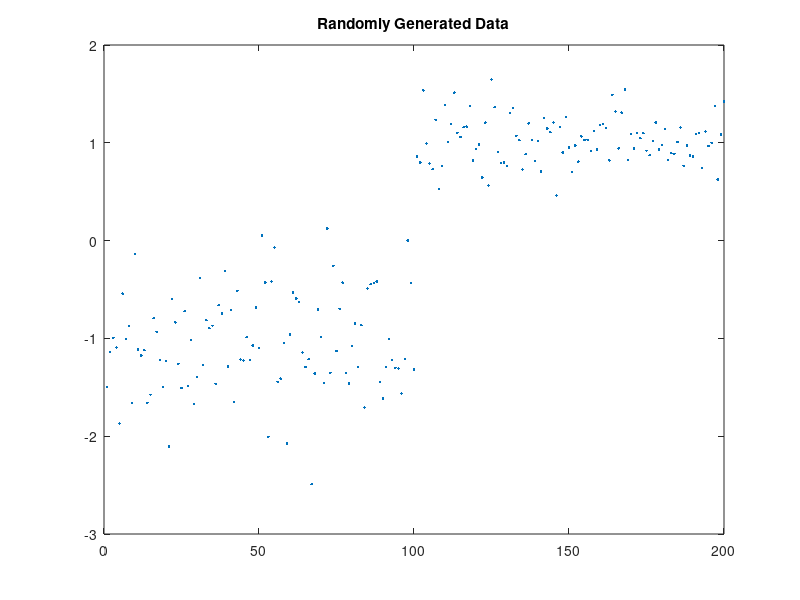
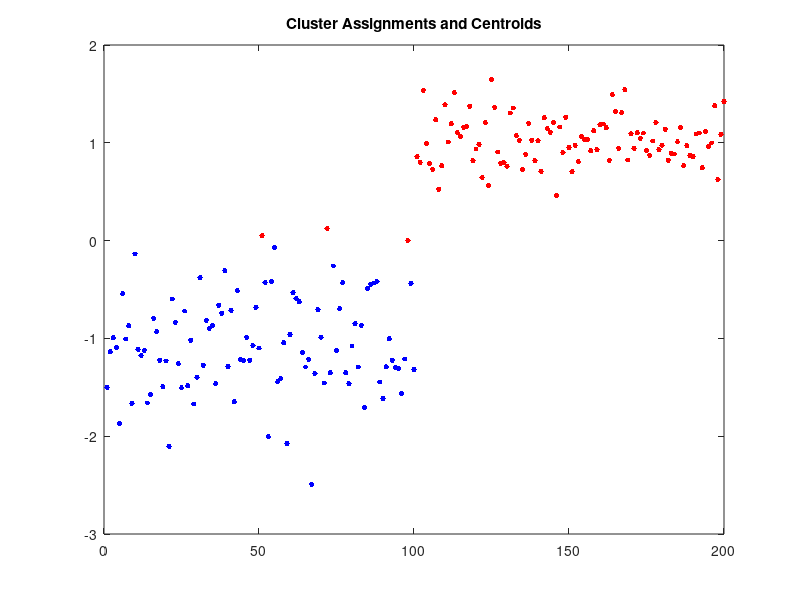

The MATLAB script that drew these images, in order:
clc;clear;
%%
rng default; % For reproducibility
X = [randn(100,1)*0.75+10*ones(100,1);
    randn(100,1)*0.5-ones(100,1)
    randn(100,1)*0.25+ones(100,1)];
X = [randn(100,1)*0.5-ones(100,1)
    randn(100,1)*0.25+ones(100,1)];
% X = [randn(100,1)*0.5-ones(100,1)];
range = 1:length(X);
idx1 = 1:100;
idx2 = 101:200;

% figure;
% plot(idx1, X(idx1),'r.','MarkerSize',12);
% hold on;
% plot(idx2, X(idx2),'b.','MarkerSize',12);

figure;
plot(range, X, '.');
title 'Randomly Generated Data';

opts = statset('Display','final','MaxIter',100);
[idx,C,sumd] = kmeans(X,2,'Distance','sqEuclidean',...
    'Replicates',10,'Options',opts);
est_idx1 = find(idx==1);
est_idx2 = find(idx==2);

figure;
plot(est_idx1,X(est_idx1,1),'r.','MarkerSize',12)
hold on
plot(est_idx2,X(est_idx2,1),'b.','MarkerSize',12)
% plot(C(:,1),C(:,2),'kx',...
%      'MarkerSize',15,'LineWidth',3)
% legend('Cluster 1','Cluster 2','Centroids',...
%        'Location','NW')
title 'Cluster Assignments and Centroids'
hold off

WSS= sum(sumd);
% for i=1:2
%     W = W + 
%     
% pdist





%%